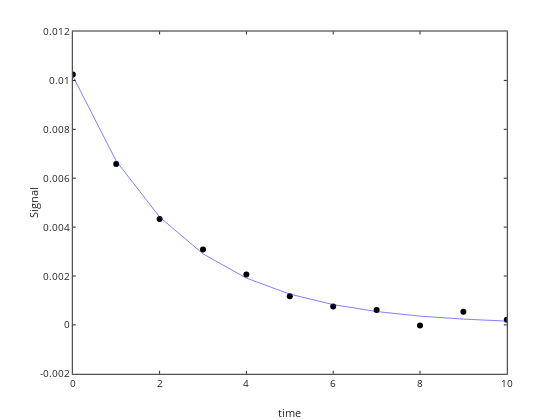

This figure's notebook cell:
### Code cell
% now best fit

options = optimset('Display','iter','TolFun',1e-4,'TolX',1e-4);

pbest=fminsearch(@(p) errorfunction(p,N,t),ptst,options)

Nbst=firstorderdecay(t,pbest(1),pbest(2)); 

plot(t,N,'ko',t,Nbst,'b-')
xlabel('time'); ylabel('Signal')

### Figure 1 — Plotly figure (JSON) as saved in the notebook; plotly's stock layout.template omitted (floating-point values rounded to 4 significant figures)
{"data": [{"line": {"color": "rgb(0,0,0)", "width": 0.5}, "marker": {"color": "rgb(0,0,0)", "line": {"color": "rgb(0,0,0)"}, "size": 6, "symbol": "circle"}, "mode": "markers", "name": "", "showlegend": false, "type": "scatter", "visibility": true, "x": [0, 1, 2, 3, 4, 5, 6, 7, 8, 9, 10], "xaxis": "x", "y": [0.01024, 0.006581, 0.004328, 0.00308, 0.002057, 0.001173, 0.0007525, 0.0006063, -2.448e-05, 0.0005389, 0.0002142], "yaxis": "y"}, {"line": {"color": "rgb(0,0,255)", "dash": "solid", "width": 0.5}, "marker": {"color": "rgb(0,0,255)", "line": {"color": "rgb(0,0,255)"}, "size": 6, "symbol": "none"}, "mode": "lines", "name": "", "showlegend": false, "type": "scatter", "visibility": true, "x": [0, 1, 2, 3, 4, 5, 6, 7, 8, 9, 10], "xaxis": "x", "y": [0.01018, 0.006702, 0.004413, 0.002906, 0.001913, 0.00126, 0.0008295, 0.0005462, 0.0003596, 0.0002368, 0.0001559], "yaxis": "y"}], "layout": {"height": 420, "hovermode": "closest", "margin": {"b": 0, "l": 0, "r": 0, "t": 0}, "plot_bgcolor": "rgba(0,0,0,0)", "showlegend": false, "width": 560, "xaxis": {"anchor": "y", "autorange": false, "domain": [0.13, 0.905], "exponentformat": "none", "gridcolor": "rgba(38,38,38,0.15)", "gridwidth": 1, "linecolor": "rgb(38,38,38)", "linewidth": 1, "mirror": "ticks", "range": [0, 10], "showgrid": false, "showline": true, "side": "bottom", "spikedash": "solid", "spikemode": "across", "spikesides": false, "spikethickness": 1, "tickangle": 0, "tickcolor": "rgb(38,38,38)", "tickfont": {"color": "rgb(38,38,38)", "size": 10}, "ticklen": 3, "ticks": "inside", "ticktext": ["0", "2", "4", "6", "8", "10"], "tickvals": [0, 2, 4, 6, 8, 10], "title": {"font": {"color": "rgb(38,38,38)", "size": 11}, "text": "time"}, "type": "linear", "visible": true, "zeroline": false}, "yaxis": {"anchor": "x", "autorange": false, "domain": [0.11, 0.925], "exponentformat": "none", "gridcolor": "rgba(38,38,38,0.15)", "gridwidth": 1, "linecolor": "rgb(38,38,38)", "linewidth": 1, "mirror": "ticks", "range": [-0.002, 0.012], "showgrid": false, "showline": true, "side": "left", "spikedash": "solid", "spikemode": "across", "spikesides": false, "spikethickness": 1, "tickangle": 0, "tickcolor": "rgb(38,38,38)", "tickfont": {"color": "rgb(38,38,38)", "size": 10}, "ticklen": 3, "ticks": "inside", "ticktext": ["-0.002", "0", "0.002", "0.004", "0.006", "0.008", "0.01", "0.012"], "tickvals": [-0.002, 0, 0.002, 0.004, 0.006, 0.008, 0.01, 0.012], "title": {"font": {"color": "rgb(38,38,38)", "size": 11}, "text": "Signal"}, "type": "linear", "visible": true, "zeroline": false}}}
